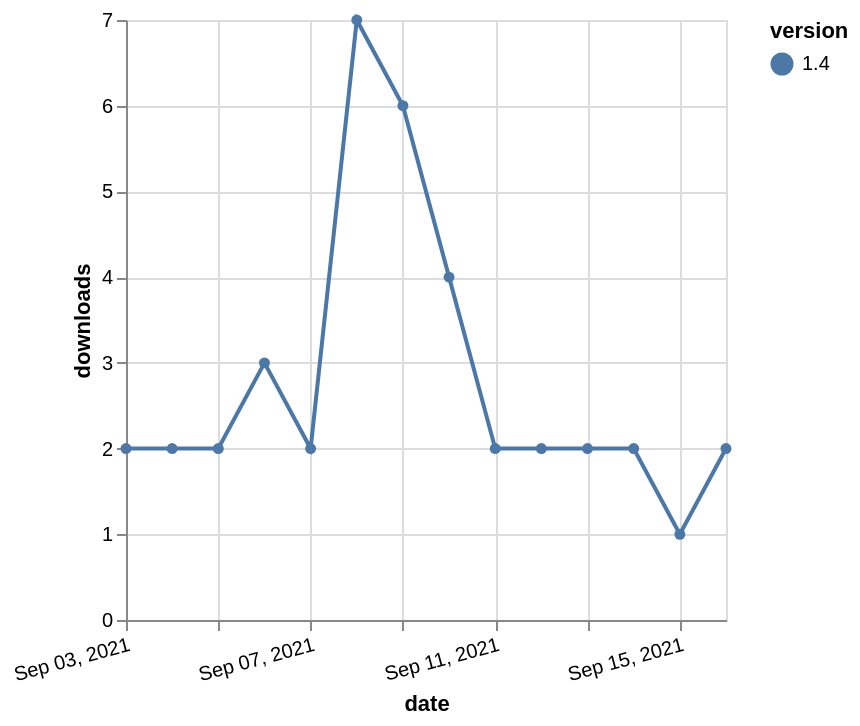

Write the Vega-Lite specification saved for this chart.
### Vega-Lite specification from a JSON file in a GitHub repository (floating-point values rounded to 4 significant figures)
{"$schema": "https://vega.github.io/schema/vega-lite/v5.json", "description": "A simple bar chart with embedded data.", "data": {"values": [{"date": "2021-09-03", "total": 3825, "delta": 2, "version": "1.4"}, {"date": "2021-09-04", "total": 3827, "delta": 2, "version": "1.4"}, {"date": "2021-09-05", "total": 3829, "delta": 2, "version": "1.4"}, {"date": "2021-09-06", "total": 3832, "delta": 3, "version": "1.4"}, {"date": "2021-09-07", "total": 3834, "delta": 2, "version": "1.4"}, {"date": "2021-09-08", "total": 3841, "delta": 7, "version": "1.4"}, {"date": "2021-09-09", "total": 3847, "delta": 6, "version": "1.4"}, {"date": "2021-09-10", "total": 3851, "delta": 4, "version": "1.4"}, {"date": "2021-09-11", "total": 3853, "delta": 2, "version": "1.4"}, {"date": "2021-09-12", "total": 3855, "delta": 2, "version": "1.4"}, {"date": "2021-09-13", "total": 3857, "delta": 2, "version": "1.4"}, {"date": "2021-09-14", "total": 3859, "delta": 2, "version": "1.4"}, {"date": "2021-09-15", "total": 3860, "delta": 1, "version": "1.4"}, {"date": "2021-09-16", "total": 3862, "delta": 2, "version": "1.4"}]}, "width": "container", "mark": {"type": "line", "point": {"filled": true}}, "encoding": {"x": {"field": "date", "type": "temporal", "timeUnit": "yearmonthdate", "title": "date", "axis": {"labelAngle": -15}}, "y": {"field": "delta", "type": "quantitative", "title": "downloads"}, "color": {"field": "version", "type": "nominal"}, "tooltip": {"field": "delta"}}}
